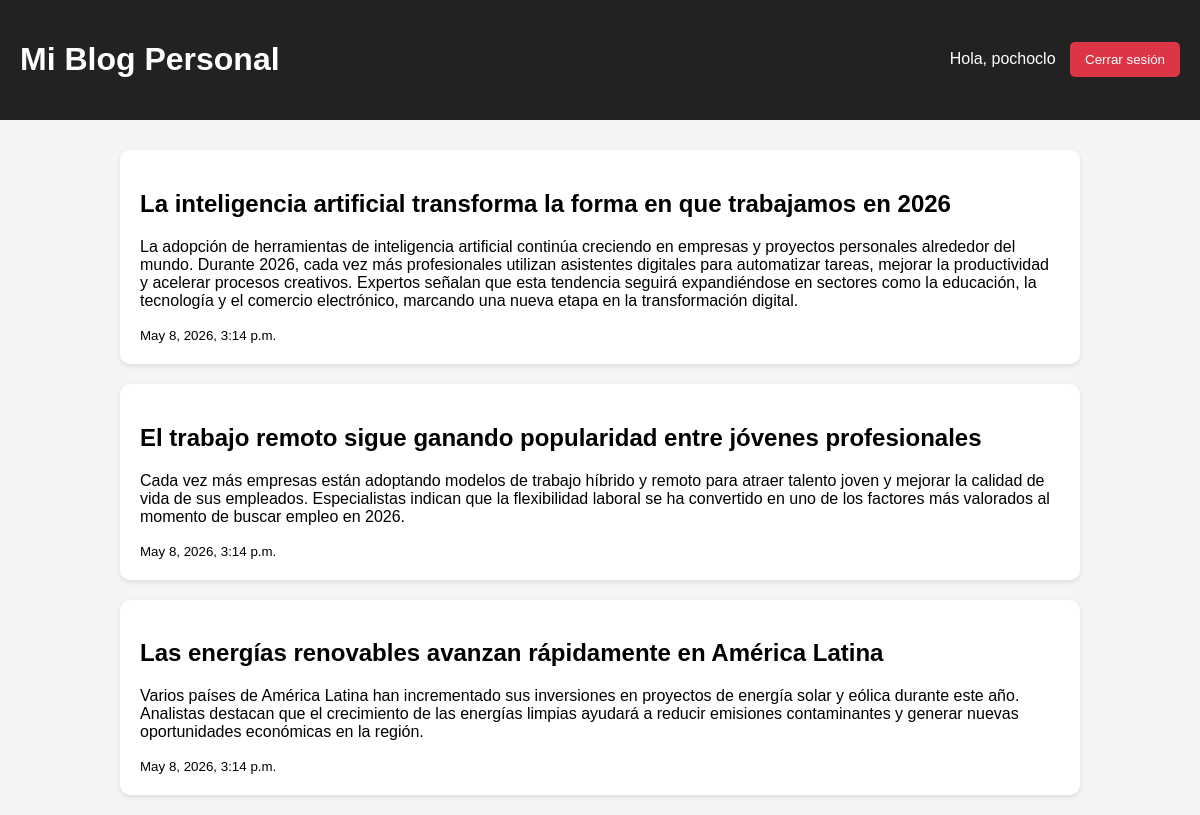
The app's page / (signed in) with its own data.
### blog/models.py (models this page shows, shortened)
class Publicacion(models.Model):
    titulo = models.CharField(max_length=200)
    contenido = models.TextField()
    fecha = models.DateTimeField(auto_now_add=True)

### blog/views.py (the view)
# urls.py: path('', views.inicio, name='inicio'),
def inicio(request):
    publicaciones = Publicacion.objects.all()
    return render(request, 'inicio.html', {'publicaciones': publicaciones})

### blog/templates/inicio.html (shortened to what this page needs)
<!DOCTYPE html>
<html>
<head>
</head>
<body>
<header>
    <h1>Mi Blog Personal</h1>
    <div class="botones">
        {% if user.is_authenticated %}
            <span>Hola, {{ user.username }}</span>
            <form action="/accounts/logout/" method="post" style="display:inline;">
    <button type="submit">Cerrar sesión</button>
</form>
        {% else %}
            <a href="/accounts/login/">Iniciar sesión</a>
            <a href="/registro/">Registrarse</a>
        {% endif %}
    </div>
</header>
<div class="contenedor">
{% for publicacion in publicaciones %}
<div class="post">
    <h2>{{ publicacion.titulo }}</h2>
    <p>{{ publicacion.contenido }}</p>
    <small>{{ publicacion.fecha }}</small>
</div>
{% endfor %}
</div>
</body>
</html>

### blog/templates/inicio.html (style rules this page uses)
body { font-family: Arial; background:#f4f4f4; margin:0; padding:0; }
header { background:#222; color:white; padding:20px; display:flex; justify-content:space-between; align-items:center; }
.botones button { background:#dc3545; color:white; border:none; padding:10px 15px; border-radius:5px; cursor:pointer; margin-left:10px; }
.contenedor { width:80%; margin:auto; margin-top:30px; }
.post { background:white; padding:20px; margin-bottom:20px; border-radius:10px; box-shadow:0px 2px 5px rgba(0,0,0,0.1); }

### records on screen
Publicacion: titulo "La inteligencia artificial transforma la forma en que trabajamos en 2026", contenido "La adopción de herramientas de inteligencia artificial continúa creciendo en empresas y proyectos personales alrededor del mundo. Durante 2026, cada vez más profesionales utilizan asistentes digitales para automatizar tareas, mejorar la productividad y acelerar procesos creativos. Expertos señalan que esta tendencia seguirá expandiéndose en sectores como la educación, la tecnología y el comercio electrónico, marcando una nueva etapa en la transformación digital.", fecha "May 8, 2026, 3:14 p.m."
Publicacion: titulo "El trabajo remoto sigue ganando popularidad entre jóvenes profesionales", contenido "Cada vez más empresas están adoptando modelos de trabajo híbrido y remoto para atraer talento joven y mejorar la calidad de vida de sus empleados. Especialistas indican que la flexibilidad laboral se ha convertido en uno de los factores más valorados al momento de buscar empleo en 2026.", fecha "May 8, 2026, 3:14 p.m."
Publicacion: titulo "Las energías renovables avanzan rápidamente en América Latina", contenido "Varios países de América Latina han incrementado sus inversiones en proyectos de energía solar y eólica durante este año. Analistas destacan que el crecimiento de las energías limpias ayudará a reducir emisiones contaminantes y generar nuevas oportunidades económicas en la región.", fecha "May 8, 2026, 3:14 p.m."

### other values on screen
{{ user.username }} "pochoclo"
